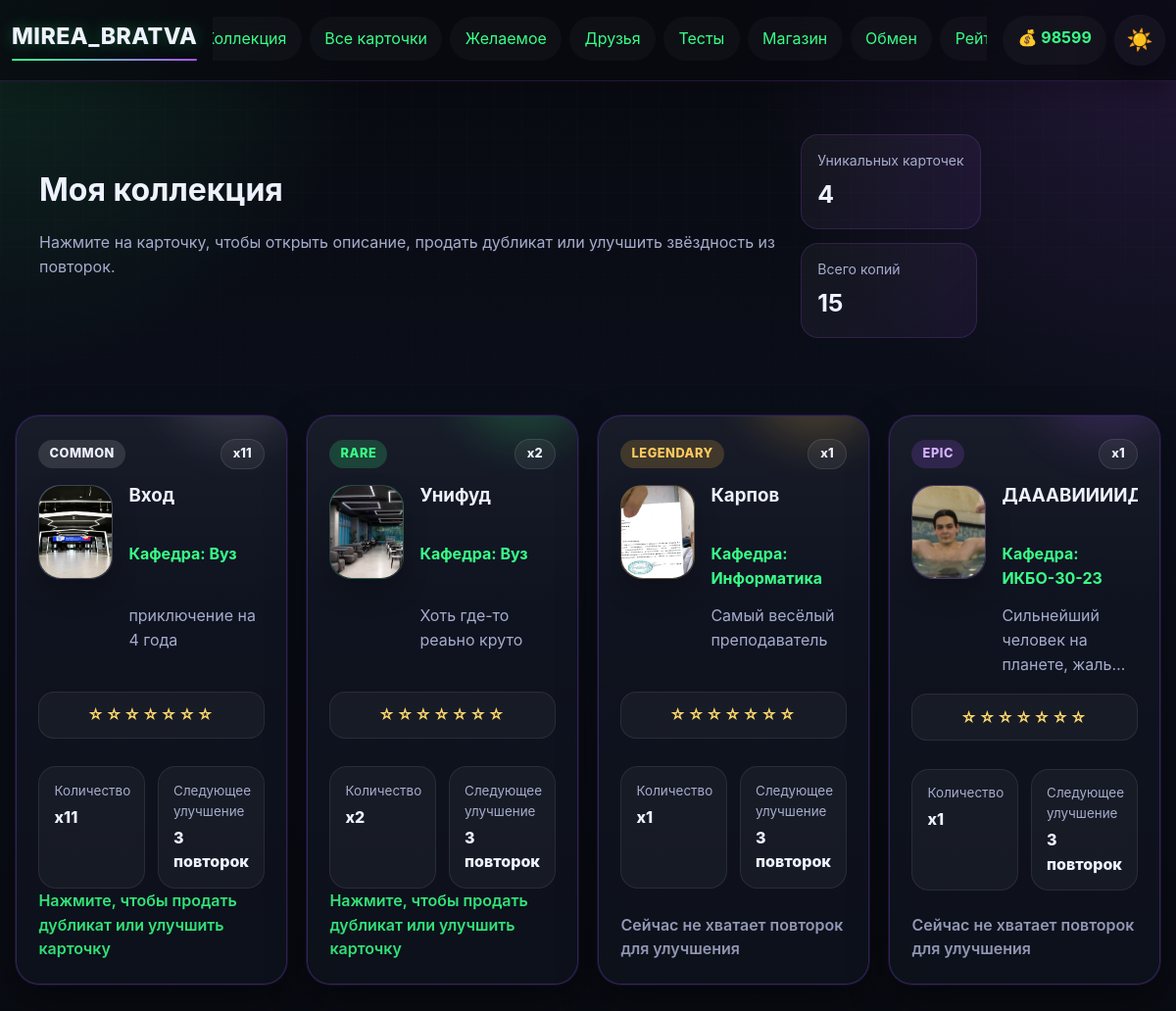
/collection (signed in), run on an earlier commit of the app's database.
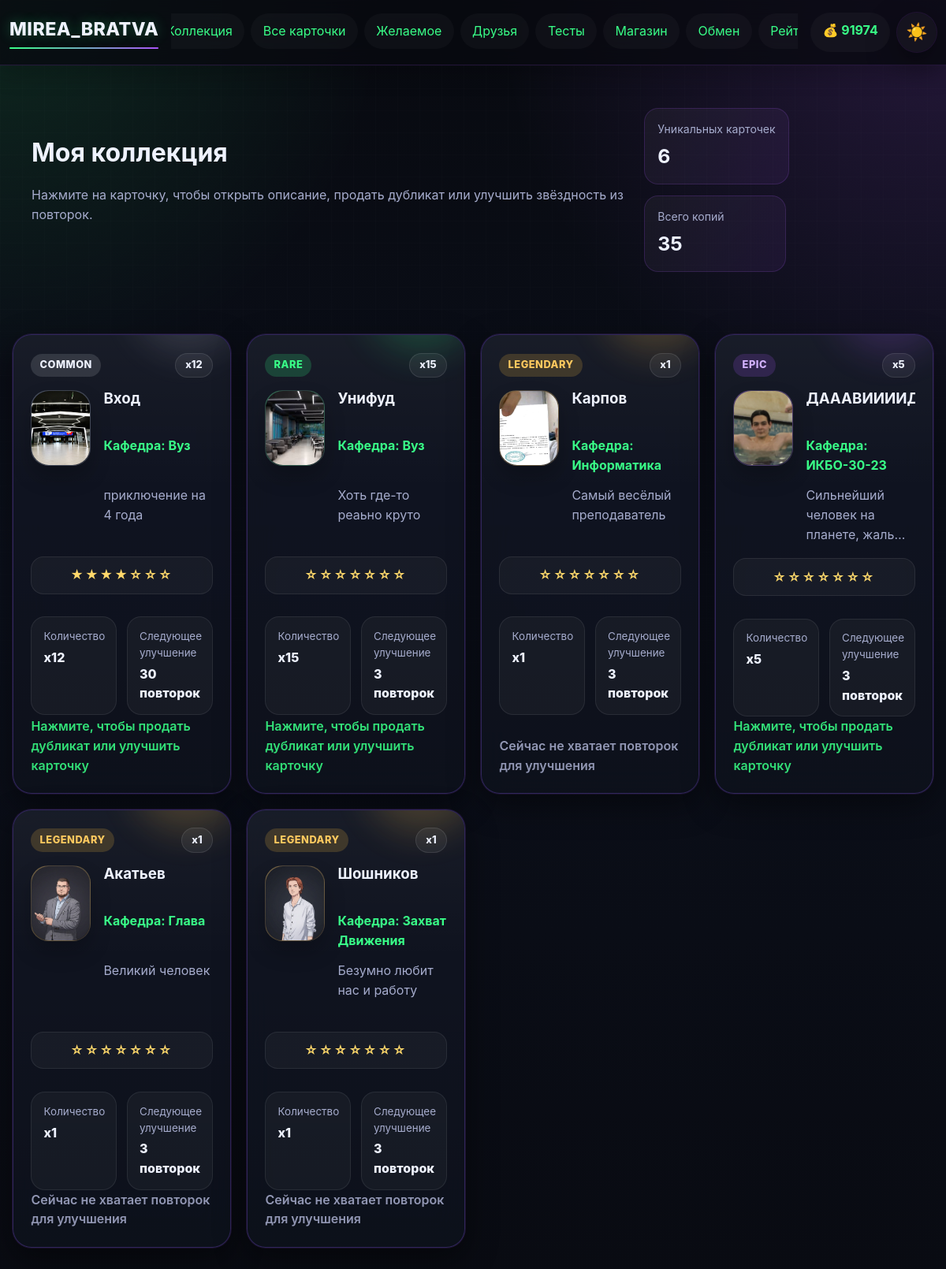
And on a later commit of the database.
### app.py (models this page shows)
class User(UserMixin, db.Model):
    __tablename__ = 'user'
    id = db.Column(db.Integer, primary_key=True)
    username = db.Column(db.String(80), unique=True, nullable=False)
    email = db.Column(db.String(120), unique=True, nullable=False)
    password_hash = db.Column(db.String(200), nullable=False)
    coins = db.Column(db.Integer, default=100)
    profile_theme = db.Column(db.String(50), default='dark')
    avatar_frame = db.Column(db.String(50), default='none')
    bio = db.Column(db.Text, default='')
    owned_frames = db.Column(db.Text, default='[]')
    avatar_icon = db.Column(db.String(50), default='letter')
    created_at = db.Column(db.DateTime, default=datetime.utcnow)
    last_daily_bonus = db.Column(db.DateTime, default=None)

class UserCard(db.Model):
    __tablename__ = 'user_card'
    id = db.Column(db.Integer, primary_key=True)
    user_id = db.Column(db.Integer, db.ForeignKey('user.id'), nullable=False)
    card_id = db.Column(db.Integer, db.ForeignKey('card.id'), nullable=False)
    quantity = db.Column(db.Integer, default=1)
    star_level = db.Column(db.Integer, default=0)
    user = db.relationship('User', backref=db.backref('cards', lazy=True))
    card = db.relationship('Card', backref=db.backref('user_cards', lazy=True))

class Card(db.Model):
    __tablename__ = 'card'
    id = db.Column(db.Integer, primary_key=True)
    name = db.Column(db.String(100), nullable=False)
    description = db.Column(db.Text)
    rarity = db.Column(db.String(20), nullable=False)
    subject = db.Column(db.String(50), nullable=False)
    image_url = db.Column(db.String(200))
    base_price = db.Column(db.Integer, default=50)

### app.py (the view)
@app.route('/collection')
@login_required
def collection():
    user_cards = UserCard.query.filter_by(user_id=current_user.id).all()
    wishlist_ids = {item.card_id for item in WishlistItem.query.filter_by(user_id=current_user.id).all()}
    return render_template('collection.html', user_cards=user_cards, wishlist_ids=wishlist_ids, get_card_letter=get_card_letter, get_star_upgrade_cost=get_star_upgrade_cost, get_card_stars_display=get_card_stars_display)

### app.py (called while the page is built)
@login_manager.user_loader
def load_user(user_id):
    return db.session.get(User, int(user_id))

def get_star_upgrade_cost(current_star_level):
    if current_star_level < 0 or current_star_level >= len(STAR_UPGRADE_COSTS):
        return None
    return STAR_UPGRADE_COSTS[current_star_level]

def get_card_stars_display(star_level):
    star_level = max(0, int(star_level or 0))
    return '★' * star_level + '☆' * (7 - star_level)

### templates/collection.html (shortened to what the changed rows need)
{% extends "base.html" %}
{% block content %}
<div class="collection-page">
    <div class="collection-hero hero-slim">
        <div>
            <h1>Моя коллекция</h1>
        </div>
        <div class="collection-stats">
            <div class="collection-stat">
                <span class="collection-stat-label">Уникальных карточек</span>
                <strong>{{ user_cards|length }}</strong>
            </div>
            <div class="collection-stat">
                <span class="collection-stat-label">Всего копий</span>
                <strong>{{ user_cards|sum(attribute='quantity') if user_cards else 0 }}</strong>
            </div>
        </div>
    </div>
    {% if user_cards %}
        <div class="items-grid collection-grid collection-grid-enhanced">
            {% for user_card in user_cards %}
                {% set sell_price = 25 if user_card.card.rarity == 'common' else 50 if user_card.card.rarity == 'rare' else 75 if user_card.card.rarity == 'epic' else 90 %}
                {% set upgrade_cost = get_star_upgrade_cost(user_card.star_level) %}
                {% set available_duplicates = user_card.quantity - 1 %}
                {% set can_sell = user_card.quantity > 1 %}
                {% set can_upgrade = upgrade_cost and available_duplicates >= upgrade_cost %}
                <article class="shop-item card-tile card-showcase card-standard rarity-{{ user_card.card.rarity }} clickable-card"
                         data-open-modal="card-modal-{{ user_card.card.id }}">
                    <div class="card-showcase-glow"></div>
                    <div class="card-showcase-top">
                        <span class="rarity-badge rarity-badge-{{ user_card.card.rarity }}">{{ user_card.card.rarity }}</span>
                        <span class="card-top-pill">x{{ user_card.quantity }}</span>
                    </div>
                    <div class="card-showcase-body">
                        <div class="card-emblem rarity-emblem-{{ user_card.card.rarity }}">
                            {% if user_card.card.image_url %}
                                <img src="{{ user_card.card.image_url }}" alt="{{ user_card.card.name }}" style="width:100%;height:100%;object-fit:cover;border-radius:inherit;">
                            {% else %}
                                {{ get_card_letter(user_card.card) }}
                            {% endif %}
                        </div>
                        <div class="card-copy">
                            <h3>{{ user_card.card.name }}</h3>
                            <p class="card-subject-line">Кафедра: {{ user_card.card.subject }}</p>
                            <p class="card-description-preview">{{ user_card.card.description }}</p>
                        </div>
                    </div>
                    <div class="card-stars-row">{{ get_card_stars_display(user_card.star_level) }}</div>
                    <div class="card-meta-grid">
                        <div class="meta-chip">
                            <span>Количество</span>
                            <strong>x{{ user_card.quantity }}</strong>
                        </div>
                        <div class="meta-chip">
                            <span>Следующее улучшение</span>
                            <strong>{% if upgrade_cost %}{{ upgrade_cost }} повторок{% else %}MAX{% endif %}</strong>
                        </div>
                    </div>
                    <p class="duplicate-note {% if can_sell or can_upgrade %}{% else %}muted-note{% endif %}">
                        {% if can_sell or can_upgrade %}Нажмите, чтобы продать дубликат или улучшить карточку{% else %}Сейчас не хватает повторок для улучшения{% endif %}
                    </p>
                </article>
            {% endfor %}
        </div>
    {% else %}
        <div class="shop-item empty-collection-state">
            <h2>Коллекция пока пуста</h2>
            <p>Пройдите тесты, получите монеты и откройте свой первый пакет карточек в магазине.</p>
            <a href="{{ url_for('shop') }}" class="btn">Перейти в магазин</a>
        </div>
    {% endif %}
</div>
{% endblock %}

### templates/base.html (shortened to what this page needs)
<!DOCTYPE html>
<html lang="ru">
<head>
    <link rel="stylesheet" href="{{ url_for('static', filename='css/style.css') }}">
</head>
<body class="{% if current_user.is_authenticated and current_user.profile_theme == 'light' %}light-theme{% else %}dark-theme{% endif %}">
    <nav class="navbar">
        <div class="nav-container">
            <a class="nav-logo" href="{{ url_for('index') }}">MIREA_BRATVA</a>
            <div class="nav-main">
                <ul class="nav-menu">
                    {% if current_user.is_authenticated %}
                        <li><a href="{{ url_for('collection') }}">Коллекция</a></li>
                        <li><a href="{{ url_for('cards_catalog') }}">Все карточки</a></li>
                        <li><a href="{{ url_for('wishlist') }}">Желаемое</a></li>
                        <li><a href="{{ url_for('friends') }}">Друзья</a></li>
                        <li><a href="{{ url_for('quizzes') }}">Тесты</a></li>
                        <li><a href="{{ url_for('shop') }}">Магазин</a></li>
                        <li><a href="{{ url_for('exchange') }}">Обмен</a></li>
                        <li><a href="{{ url_for('rating') }}">Рейтинг</a></li>
                    {% else %}
                        <li><a href="{{ url_for('login') }}">Вход</a></li>
                        <li><a href="{{ url_for('register') }}">Регистрация</a></li>
                    {% endif %}
                </ul>
            </div>
            {% if current_user.is_authenticated %}
            <div class="nav-actions">
                <div class="coins">💰 {{ current_user.coins }}</div>
                <a class="theme-toggle nav-pill" href="{{ url_for('toggle_theme') }}" title="Переключить тему">
                    {% if current_user.profile_theme == 'light' %}🌙{% else %}☀️{% endif %}
                </a>
            </div>
            {% endif %}
        </div>
    </nav>
    <main class="container">
        {% block content %}{% endblock %}
    </main>
</body>
</html>

What changed in the data, as far as the page shows it:
changed User: coins "98599" → "91974"
changed UserCard "Вход": quantity "11" → "12"; star_level "☆☆☆☆☆☆☆" → "★★★★☆☆☆"; upgrade_cost "3" → "30"
changed UserCard "Унифуд": quantity "2" → "15"
changed UserCard "ДАААВИИИИД": quantity "1" → "5"; text "Сейчас не хватает повторок для улучшения" → "Нажмите, чтобы продать дубликат или улучшить карточку"
added UserCard: card.rarity "LEGENDARY", quantity "1", card.image_url (picture), card.name "Акатьев", card.subject "Глава", card.description "Великий человек", star_level "☆☆☆☆☆☆☆", upgrade_cost "3", shows "Сейчас не хватает повторок для улучшения"
added UserCard: card.rarity "LEGENDARY", quantity "1", card.image_url (picture), card.name "Шошников", card.subject "Захват Движения", card.description "Безумно любит нас и работу", star_level "☆☆☆☆☆☆☆", upgrade_cost "3", shows "Сейчас не хватает повторок для улучшения"
Also different on the page:
{{ user_cards|length }}: "4" → "6"
{{ user_cards|sum(attribute='quantity') if user_cards else 0 }}: "15" → "35"
